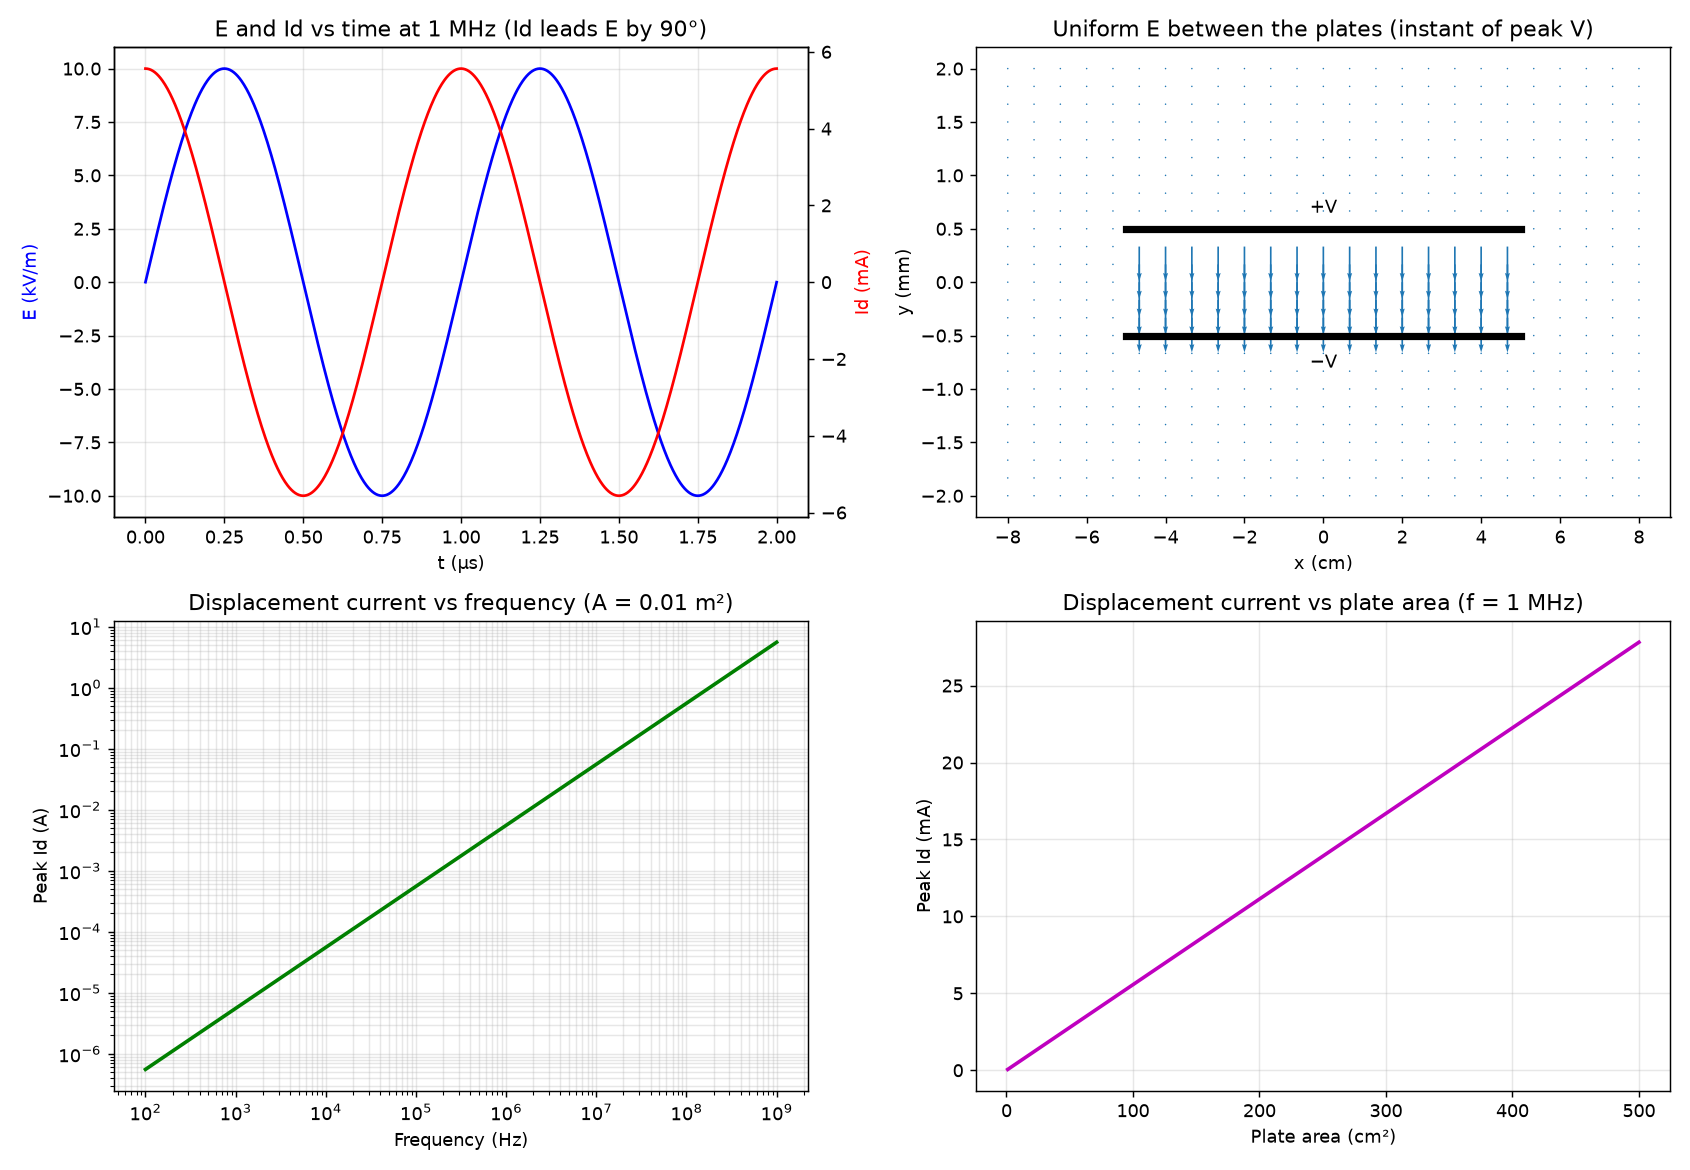

Write the Python code that produced this figure.
"""
Simulation 2 - Displacement current in a parallel-plate capacitor.

A sinusoidal voltage V(t) = V0 sin(wt) drives an air-filled parallel-plate capacitor.
E = V/d, D = eps E, and the displacement current is Id = A dD/dt = eps A/d * dV/dt.
Parameters: V0 = 10 V, d = 1 mm, eps_r = 1, base area 0.01 m^2 (10 cm x 10 cm), base f = 1 MHz.
Run:  python sim2_displacement_current.py
"""
import numpy as np
import matplotlib
matplotlib.use("Agg")
import matplotlib.pyplot as plt

EPS0 = 8.854187817e-12
MU0 = 4e-7 * np.pi
V0, d, eps_r = 10.0, 1e-3, 1.0
A0, f0 = 0.01, 1e6
eps = EPS0 * eps_r


def displacement_current(t, f, A):
    w = 2 * np.pi * f
    E = V0 * np.sin(w * t) / d
    Jd = eps * V0 * w * np.cos(w * t) / d   # dD/dt
    return E, Jd, Jd * A


def main():
    print("=" * 66)
    print("SIMULATION 2: Displacement current in a parallel-plate capacitor")
    print("=" * 66)
    C = eps * A0 / d
    print(f"V0 = {V0} V, d = {d*1e3} mm, A = {A0} m^2, eps_r = {eps_r}  ->  C = {C*1e12:.2f} pF")
    print(f"Peak E = V0/d = {V0/d:.0f} V/m\n")

    t = np.linspace(0, 2 / f0, 1000)
    E, Jd, Id = displacement_current(t, f0, A0)
    Ic = C * np.gradient(V0 * np.sin(2 * np.pi * f0 * t), t)   # conduction current in the wires
    print(f"At f = 1 MHz: peak Jd = {Jd.max():.4f} A/m^2, peak Id = {Id.max()*1e3:.4f} mA")
    print(f"Peak wire conduction current C dV/dt = {Ic.max()*1e3:.4f} mA (equal to Id, as Maxwell predicts)")
    # Magnetic field between the plates at radius r (circular-equivalent plate radius)
    a = np.sqrt(A0 / np.pi)
    print(f"Peak B at the plate edge (r = {a*100:.2f} cm): {MU0 * Id.max() / (2*np.pi*a)*1e9:.3f} nT\n")

    freqs = np.logspace(2, 9, 200)
    Id_f = eps * A0 * V0 * 2 * np.pi * freqs / d
    areas = np.linspace(1e-4, 0.05, 200)
    Id_A = eps * areas * V0 * 2 * np.pi * f0 / d

    print("Effect of frequency (A = 0.01 m^2):")
    for f in [1e3, 1e5, 1e6, 1e8, 1e9]:
        print(f"  f = {f:10.0e} Hz  ->  Id,peak = {eps*A0*V0*2*np.pi*f/d:.4e} A")
    print("Effect of plate area (f = 1 MHz):")
    for A in [0.001, 0.005, 0.01, 0.02, 0.05]:
        print(f"  A = {A:6.3f} m^2   ->  Id,peak = {eps*A*V0*2*np.pi*f0/d*1e3:.4f} mA")
    print("Id is proportional to both f and A (doubling either doubles Id).")

    fig, axes = plt.subplots(2, 2, figsize=(13, 9))
    ax = axes[0, 0]
    ax.plot(t * 1e6, E / 1e3, "b", label="E (kV/m)")
    ax2 = ax.twinx()
    ax2.plot(t * 1e6, Id * 1e3, "r", label="Id (mA)")
    ax.set_xlabel("t (µs)"); ax.set_ylabel("E (kV/m)", color="b"); ax2.set_ylabel("Id (mA)", color="r")
    ax.set_title("E and Id vs time at 1 MHz (Id leads E by 90°)"); ax.grid(alpha=0.3)

    ax = axes[0, 1]
    x = np.linspace(-0.08, 0.08, 25); y = np.linspace(-2e-3, 2e-3, 25)
    X, Y = np.meshgrid(x, y)
    plate = np.sqrt(A0) / 2
    Ey = np.where((np.abs(X) < plate) & (np.abs(Y) < d / 2), -V0 / d, 0.0)
    ax.quiver(X * 100, Y * 1e3, np.zeros_like(Ey), Ey, color="tab:blue", scale=2e5)
    for yp in (d / 2, -d / 2):
        ax.plot([-plate * 100, plate * 100], [yp * 1e3] * 2, "k", lw=4)
    ax.text(0, 0.65, "+V", ha="center"); ax.text(0, -0.8, "−V", ha="center")
    ax.set_xlabel("x (cm)"); ax.set_ylabel("y (mm)")
    ax.set_title("Uniform E between the plates (instant of peak V)")

    ax = axes[1, 0]
    ax.loglog(freqs, Id_f, "g", lw=2)
    ax.set_xlabel("Frequency (Hz)"); ax.set_ylabel("Peak Id (A)")
    ax.set_title("Displacement current vs frequency (A = 0.01 m²)"); ax.grid(alpha=0.3, which="both")

    ax = axes[1, 1]
    ax.plot(areas * 1e4, Id_A * 1e3, "m", lw=2)
    ax.set_xlabel("Plate area (cm²)"); ax.set_ylabel("Peak Id (mA)")
    ax.set_title("Displacement current vs plate area (f = 1 MHz)"); ax.grid(alpha=0.3)
    plt.tight_layout()
    plt.savefig("sim2_displacement_current.png", dpi=130)
    print("Plot saved: sim2_displacement_current.png")


if __name__ == "__main__":
    main()
